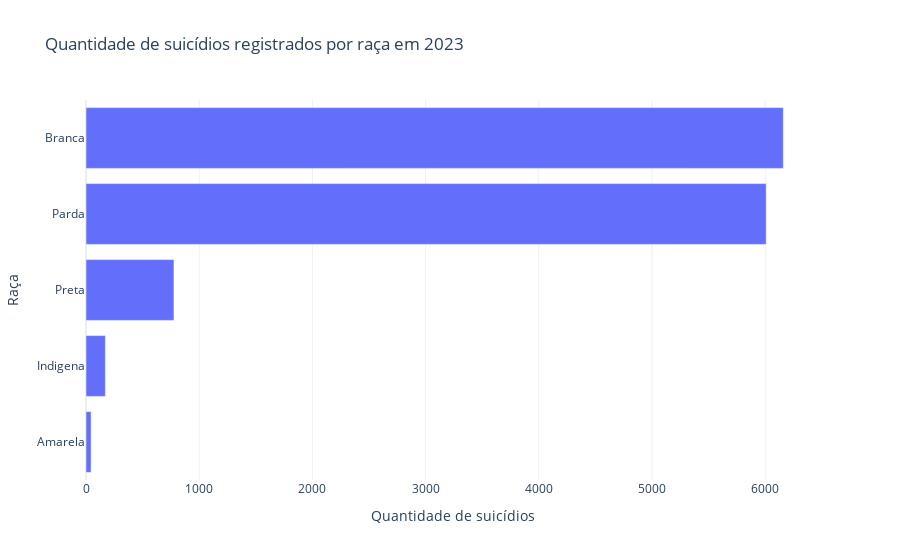

Notebook code for this chart:
### Code cell
df_filtrado = df_final[
    (df_final['tipo_obito'] == 'Suicidio') &
    (df_final['raca'] != 'Ignorado')
]


suicidios_por_raca = (
    df_filtrado[df_filtrado['tipo_obito'] == 'Suicidio']
    .groupby('raca')
    .size()
    .reset_index(name='quantidade')
)

suicidios_por_raca = suicidios_por_raca.sort_values(
    'quantidade', ascending=False
)

fig = px.bar(
    suicidios_por_raca,
    x='quantidade',
    y='raca',
    orientation='h',
    title='Quantidade de suicídios registrados por raça em 2023',
    labels={
        'quantidade': 'Quantidade de suicídios',
        'raca': 'Raça'
    }
)

fig.update_layout(
    yaxis=dict(autorange='reversed'),
    template='plotly_white'
)

fig.show()

### Figure 1 — Plotly figure (JSON) as saved in the notebook; plotly's stock layout.template omitted (floating-point values rounded to 4 significant figures)
{"data": [{"hovertemplate": "Quantidade de suicídios=%{x}<br>Raça=%{y}<extra></extra>", "legendgroup": "", "marker": {"color": "#636efa", "pattern": {"shape": ""}}, "name": "", "orientation": "h", "showlegend": false, "textposition": "auto", "type": "bar", "x": [6160, 6009, 777, 171, 45], "xaxis": "x", "y": ["Branca", "Parda", "Preta", "Indigena", "Amarela"], "yaxis": "y"}], "layout": {"barmode": "relative", "legend": {"tracegroupgap": 0}, "title": {"text": "Quantidade de suicídios registrados por raça em 2023"}, "xaxis": {"anchor": "y", "domain": [0, 1], "title": {"text": "Quantidade de suicídios"}}, "yaxis": {"anchor": "x", "autorange": "reversed", "domain": [0, 1], "title": {"text": "Raça"}}}}
